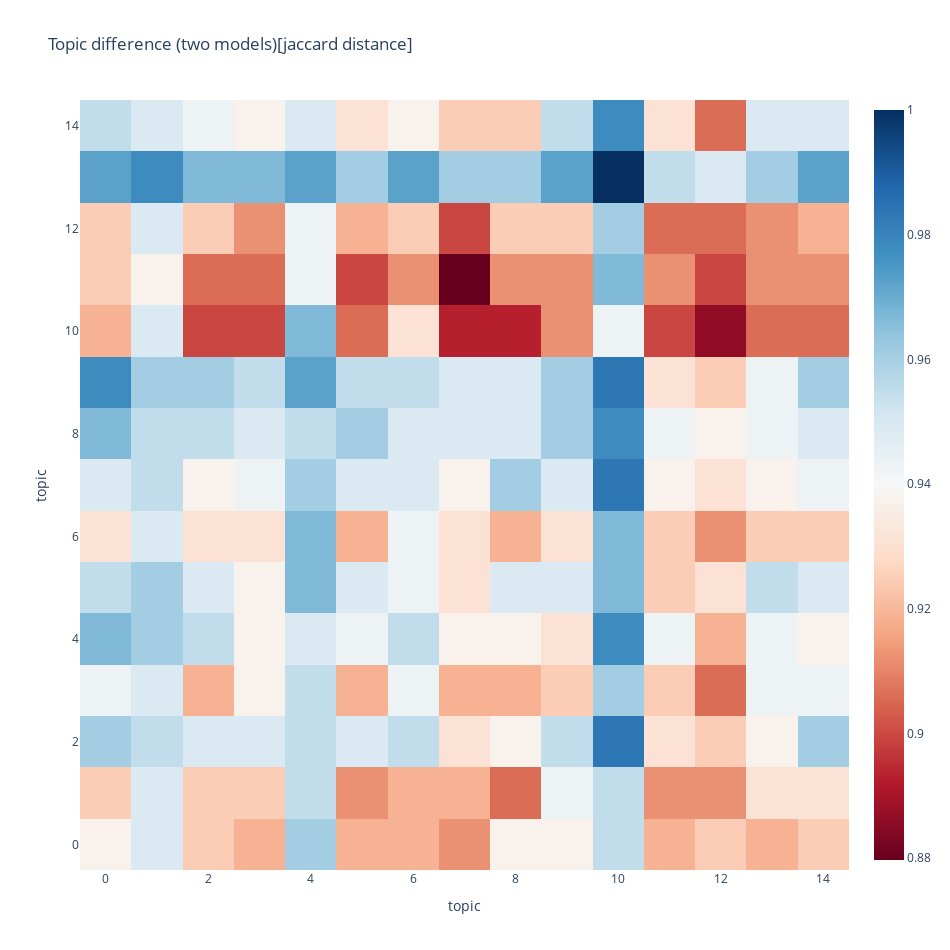

Write notebook code for a chart like this one.
### Code cell
mdiff, annotation = CV_model[0].diff(CV_jobs_model[0], distance='jaccard')
plot_difference_plotly(mdiff, title="Topic difference (two models)[jaccard distance]", annotation=annotation)

### Figure 1 — Plotly figure (JSON) as saved in the notebook; plotly's stock layout.template omitted (floating-point values rounded to 4 significant figures; data arrays with more than 128 entries replaced by an {"elided": "..."} marker saying what was removed)
{"data": [{"colorscale": [[0, "rgb(103,0,31)"], [0.1, "rgb(178,24,43)"], [0.2, "rgb(214,96,77)"], [0.3, "rgb(244,165,130)"], [0.4, "rgb(253,219,199)"], [0.5, "rgb(247,247,247)"], [0.6, "rgb(209,229,240)"], [0.7, "rgb(146,197,222)"], [0.8, "rgb(67,147,195)"], [0.9, "rgb(33,102,172)"], [1, "rgb(5,48,97)"]], "text": {"elided": "15x15 str values"}, "type": "heatmap", "z": {"elided": "15x15 float values"}}], "layout": {"height": 950, "title": {"text": "Topic difference (two models)[jaccard distance]"}, "width": 950, "xaxis": {"title": {"text": "topic"}}, "yaxis": {"title": {"text": "topic"}}}}
